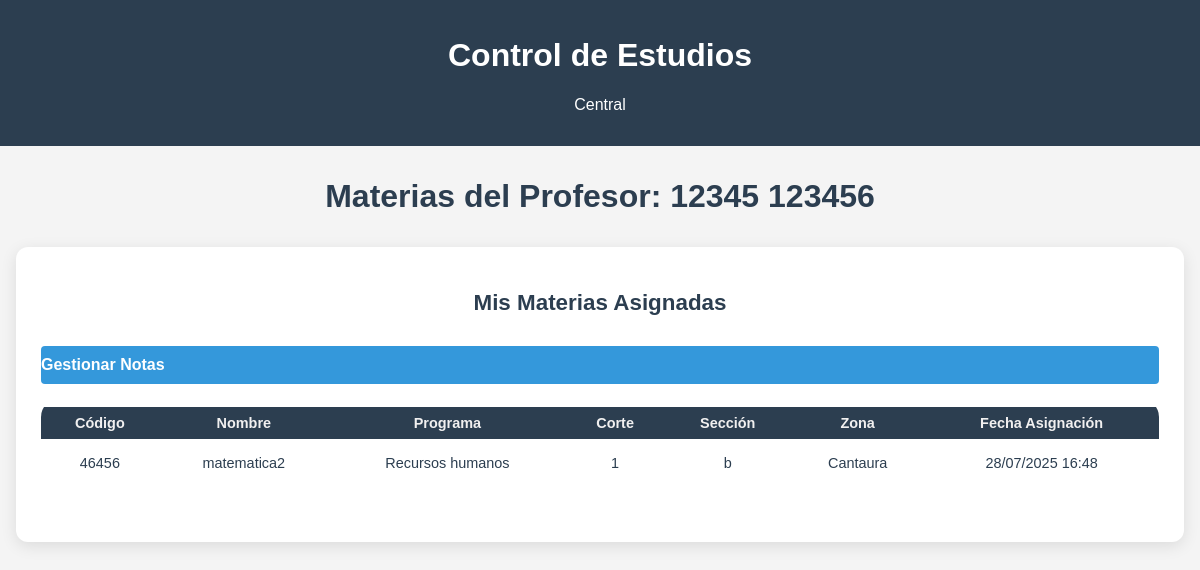
Screenshot of /profesores/profesores/987654321/materias with the database file from the repository.
### modulos/central/models.py (models this page shows, shortened)
class Persona(db.Model):
    __tablename__ = 'personas'
    cedula = db.Column(db.String(20), primary_key=True, unique=True)
    nombre = db.Column(db.String(100), nullable=False)
    apellido = db.Column(db.String(100), nullable=False)
    numero_telefono = db.Column(db.Integer)
    correo_electronico = db.Column(db.String(100), unique=True, nullable=False)
    usuario = db.Column(db.String(50), unique=True, nullable=False)
    contrasenia = db.Column(db.String(100), nullable=False)
    rol = db.Column(db.String(20), nullable=False)
    __mapper_args__ = {
        'polymorphic_identity': 'persona',
        'polymorphic_on': rol
    }

### modulos/control_academico/models.py (models this page shows, shortened)
class AsignacionMateria(db.Model):
    __tablename__ = 'asignaciones_materias'
    id = db.Column(db.Integer, primary_key=True)
    profesor_id = db.Column(db.String(20), db.ForeignKey('profesores.cedula'), nullable=False)
    materia_codigo = db.Column(db.Integer, db.ForeignKey('materias.codigo'), nullable=False)
    corte_id = db.Column(db.Integer, db.ForeignKey('cortes.id'), nullable=False)
    fecha_asignacion = db.Column(db.DateTime, default=datetime.utcnow, nullable=False)
    profesor = db.relationship('Profesor', back_populates='asignaciones')
    materia = db.relationship('Materia', back_populates='asignaciones')
    corte = db.relationship('Corte', back_populates='asignaciones')
    __table_args__ = (
        db.UniqueConstraint('materia_codigo', 'corte_id', name='uq_materia_corte'),
    )

class Materia(db.Model):
    __tablename__ ='materias'
    codigo = db.Column(db.Integer, primary_key=True, unique=True)
    nombre = db.Column(db.String(100), nullable=False)
    programa_id = db.Column(db.Integer, db.ForeignKey('programas.id'), nullable=False)
    programa = db.relationship('Programa', back_populates='materias')
    asignaciones = db.relationship('AsignacionMateria', back_populates='materia')
    notas = db.relationship('Nota', back_populates='materia')

class Programa(db.Model):
    __tablename__ = 'programas'
    id = db.Column(db.Integer, primary_key=True)
    nombre = db.Column(db.String(100), nullable=False)
    carrera_id = db.Column(db.Integer, db.ForeignKey('carreras.id'), nullable=False)
    carrera = db.relationship('Carrera', back_populates='programas')
    materias = db.relationship('Materia', back_populates='programa')
    cortes = db.relationship('Corte', back_populates='programa')

class Corte(db.Model):
    __tablename__ = 'cortes'
    id = db.Column(db.Integer, primary_key=True)
    programa_id = db.Column(db.Integer, db.ForeignKey('programas.id'), nullable=False)
    seccion = db.Column(db.String(20), nullable=False)
    zona = db.Column(db.String(50), nullable=False)
    fecha_inicio = db.Column(db.Date, nullable=False)
    fecha_fin = db.Column(db.Date, nullable=False)
    programa = db.relationship('Programa', back_populates='cortes')
    inscripciones = db.relationship('Inscripcion', back_populates='corte')
    asignaciones = db.relationship('AsignacionMateria', back_populates='corte')

### modulos/profesores/routes.py (the view)
@bp.route('/profesores/<cedula>/materias')
def materias_profesor(cedula):
    profesor = Profesor.query.get_or_404(cedula)
    asignaciones = AsignacionMateria.query.filter_by(profesor_id=cedula).all()
    materias = Materia.query.all()
    cortes = Corte.query.all()
    return render_template('profesores/materias.html',
                         profesor=profesor,
                         asignaciones=asignaciones,
                         materias=materias,
                         cortes=cortes)

### modulos/profesores/templates/profesores/materias.html (shortened to what this page needs)
{% extends "central/base.html" %}
{% block content %}
<div class="welcome-container">
    <h1 class="titulo-estudiantes">Materias del Profesor: {{ profesor.nombre }} {{ profesor.apellido }}</h1>
    <div class="tabla-estudiantes-contenedor">
        <h2>Mis Materias Asignadas</h2>
        {% if asignaciones %}
            <a href="{{ url_for('profesores.notas_profesor', cedula=profesor.cedula) }}" class="btn-form-estudiante" style="margin-bottom: 15px; display: inline-block;">Gestionar Notas</a>
            <table class="tabla-estudiantes">
                <thead>
                    <tr>
                        <th>Código</th>
                        <th>Nombre</th>
                        <th>Programa</th>
                        <th>Corte</th>
                        <th>Sección</th>
                        <th>Zona</th>
                        <th>Fecha Asignación</th>
                    </tr>
                </thead>
                <tbody>
                    {% for asignacion in asignaciones %}
                    <tr>
                        <td>{{ asignacion.materia.codigo }}</td>
                        <td>{{ asignacion.materia.nombre }}</td>
                        <td>{{ asignacion.materia.programa.nombre }}</td>
                        <td>{{ asignacion.corte.id }}</td>
                        <td>{{ asignacion.corte.seccion }}</td>
                        <td>{{ asignacion.corte.zona }}</td>
                        <td>{{ asignacion.fecha_asignacion.strftime('%d/%m/%Y %H:%M') }}</td>
                    </tr>
                    {% endfor %}
                </tbody>
            </table>
        {% else %}
            <p>No hay materias asignadas actualmente.</p>
        {% endif %}
    </div>
</div>
{% endblock %}

### modulos/static/css/style.css (style rules this page uses)
body { font-family: Arial, sans-serif; margin: 0; padding: 0; background-color: #f4f4f4; }
.welcome-container { max-width: 1200px; margin: 2rem auto; padding: 0 1rem; }
.welcome-container h1 { text-align: center; color: #2c3e50; margin-bottom: 2rem; }
.titulo-estudiantes { text-align: center; margin-top: 20px; color: #2c3e50; }
a { text-decoration: none ; }
.tabla-estudiantes-contenedor { overflow-x: auto; margin: 0 auto; max-width: 2000px; }
.tabla-estudiantes { width: 100%; max-width: 1500; margin: 0 auto 30px auto; border-collapse: separate; border-spacing: 0 8px; border-radius: 18px; margin-bottom: 30px; background: #fff; overflow: hidden; }
.tabla-estudiantes th, .tabla-estudiantes td { padding: 8px 12px; text-align: center; }
.tabla-estudiantes, .tabla-estudiantes th, .tabla-estudiantes td { font-family: Arial, sans-serif; font-size: 0.95em; color: #2c3e50; }
.tabla-estudiantes th { background-color: #2c3e50; color: #f1f0f0; }
.btn-form-estudiante { width: 100%; padding: 10px 0; background-color: #3498db; color: white; border: none; border-radius: 4px; font-weight: bold; cursor: pointer; transition: background 0.2s; margin-top: 10px; }
.tabla-estudiantes-contenedor { background: white; border-radius: 12px; padding: 25px; box-shadow: 0 4px 16px rgba(0,0,0,0.1); margin-bottom: 30px; }
.tabla-estudiantes-contenedor h2 { color: #2c3e50; margin-bottom: 20px; text-align: center; font-size: 1.4em; }
.tabla-estudiantes-contenedor, .form-container-academico, .stat-card { animation: fadeIn 0.6s ease-out; }

### rows the page displays
Persona: nombre "12345", apellido "123456"
AsignacionMateria: materia.codigo "46456", materia.nombre "matematica2", materia.programa.nombre "Recursos humanos", corte.id "1", corte.seccion "b", corte.zona "Cantaura", fecha_asignacion "28/07/2025 16:48"
